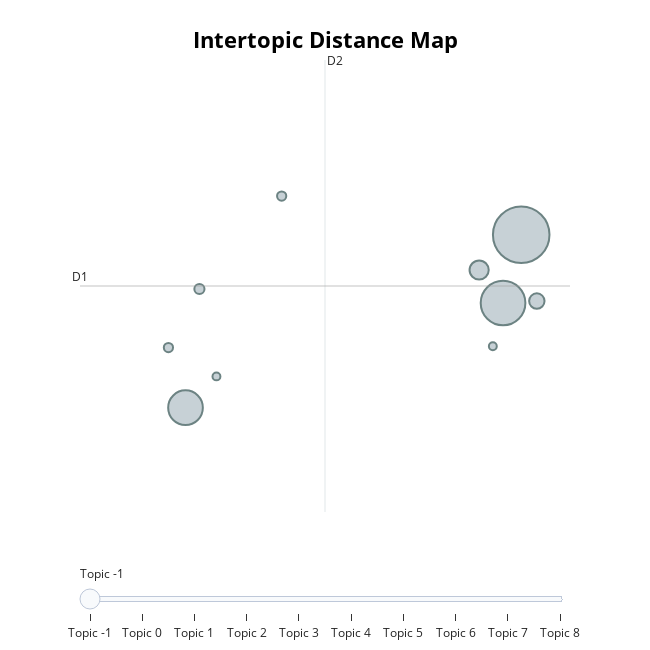

Notebook source saved alongside this figure:
### Code cell
visualize_topics(model)

### Figure 1 — Plotly figure (JSON) as saved in the notebook; plotly's stock layout.template omitted (floating-point values rounded to 4 significant figures)
{"data": [{"customdata": [[-1, "clothes | like | fashion | im | people", 445], [0, "fashion | fast | fast fashion | clothes | like", 713], [1, "like | looks | would | looks like | mountain", 268], [2, "books | like | read | book | tiktok", 82], [3, "job | work | church | would | take", 53], [4, "poles | trade | didnt | contract | deal", 23], [5, "slow | lane | people | fast lane | walkers", 19], [6, "che | ghandi | racist | correct spelling | gandhihttpsenwikipediaorgwikimahatmagandhi", 19], [7, "list | grocery | shopping | even list | shopping list", 14], [8, "eggs | chickens | get | hens | roosters", 14]], "hovertemplate": "<b>Topic %{customdata[0]}</b><br>%{customdata[1]}<br>Size: %{customdata[2]}", "legendgroup": "", "marker": {"color": "#B0BEC5", "line": {"color": "DarkSlateGrey", "width": 2}, "size": [445, 713, 268, 82, 53, 23, 19, 19, 14, 14], "sizemode": "area", "sizeref": 0.4456, "symbol": "circle"}, "mode": "markers", "name": "", "orientation": "v", "showlegend": false, "type": "scatter", "x": [-4.423, -4.108, -9.932, -4.838, -3.837, -9.691, -10.23, -8.264, -4.6, -9.396], "xaxis": "x", "y": [7.577, 8.223, 6.585, 7.889, 7.595, 7.709, 7.155, 8.59, 7.167, 6.882], "yaxis": "y"}], "layout": {"annotations": [{"showarrow": false, "text": "D1", "x": -11.76, "y": 7.738, "yshift": 10}, {"showarrow": false, "text": "D2", "x": -7.512, "xshift": 10, "y": 9.878}], "height": 650, "hoverlabel": {"bgcolor": "white", "font": {"family": "Rockwell", "size": 16}}, "legend": {"itemsizing": "constant", "tracegroupgap": 0}, "margin": {"t": 60}, "shapes": [{"line": {"color": "#CFD8DC", "width": 2}, "type": "line", "x0": -7.512, "x1": -7.512, "y0": 5.597, "y1": 9.878}, {"line": {"color": "#9E9E9E", "width": 2}, "type": "line", "x0": -11.76, "x1": -3.262, "y0": 7.738, "y1": 7.738}], "sliders": [{"active": 0, "pad": {"t": 50}, "steps": [{"args": [{"marker.color": [["red", "#B0BEC5", "#B0BEC5", "#B0BEC5", "#B0BEC5", "#B0BEC5", "#B0BEC5", "#B0BEC5", "#B0BEC5", "#B0BEC5"]]}], "label": "Topic -1", "method": "update"}, {"args": [{"marker.color": [["#B0BEC5", "red", "#B0BEC5", "#B0BEC5", "#B0BEC5", "#B0BEC5", "#B0BEC5", "#B0BEC5", "#B0BEC5", "#B0BEC5"]]}], "label": "Topic 0", "method": "update"}, {"args": [{"marker.color": [["#B0BEC5", "#B0BEC5", "red", "#B0BEC5", "#B0BEC5", "#B0BEC5", "#B0BEC5", "#B0BEC5", "#B0BEC5", "#B0BEC5"]]}], "label": "Topic 1", "method": "update"}, {"args": [{"marker.color": [["#B0BEC5", "#B0BEC5", "#B0BEC5", "red", "#B0BEC5", "#B0BEC5", "#B0BEC5", "#B0BEC5", "#B0BEC5", "#B0BEC5"]]}], "label": "Topic 2", "method": "update"}, {"args": [{"marker.color": [["#B0BEC5", "#B0BEC5", "#B0BEC5", "#B0BEC5", "red", "#B0BEC5", "#B0BEC5", "#B0BEC5", "#B0BEC5", "#B0BEC5"]]}], "label": "Topic 3", "method": "update"}, {"args": [{"marker.color": [["#B0BEC5", "#B0BEC5", "#B0BEC5", "#B0BEC5", "#B0BEC5", "red", "#B0BEC5", "#B0BEC5", "#B0BEC5", "#B0BEC5"]]}], "label": "Topic 4", "method": "update"}, {"args": [{"marker.color": [["#B0BEC5", "#B0BEC5", "#B0BEC5", "#B0BEC5", "#B0BEC5", "#B0BEC5", "red", "#B0BEC5", "#B0BEC5", "#B0BEC5"]]}], "label": "Topic 5", "method": "update"}, {"args": [{"marker.color": [["#B0BEC5", "#B0BEC5", "#B0BEC5", "#B0BEC5", "#B0BEC5", "#B0BEC5", "#B0BEC5", "red", "#B0BEC5", "#B0BEC5"]]}], "label": "Topic 6", "method": "update"}, {"args": [{"marker.color": [["#B0BEC5", "#B0BEC5", "#B0BEC5", "#B0BEC5", "#B0BEC5", "#B0BEC5", "#B0BEC5", "#B0BEC5", "red", "#B0BEC5"]]}], "label": "Topic 7", "method": "update"}, {"args": [{"marker.color": [["#B0BEC5", "#B0BEC5", "#B0BEC5", "#B0BEC5", "#B0BEC5", "#B0BEC5", "#B0BEC5", "#B0BEC5", "#B0BEC5", "red"]]}], "label": "Topic 8", "method": "update"}]}], "title": {"font": {"color": "Black", "size": 22}, "text": "<b>Intertopic Distance Map</b>", "x": 0.5, "xanchor": "center", "y": 0.95, "yanchor": "top"}, "width": 650, "xaxis": {"anchor": "y", "domain": [0, 1], "range": [-11.76, -3.262], "title": {"text": ""}, "visible": false}, "yaxis": {"anchor": "x", "domain": [0, 1], "range": [5.597, 9.878], "title": {"text": ""}, "visible": false}}}
